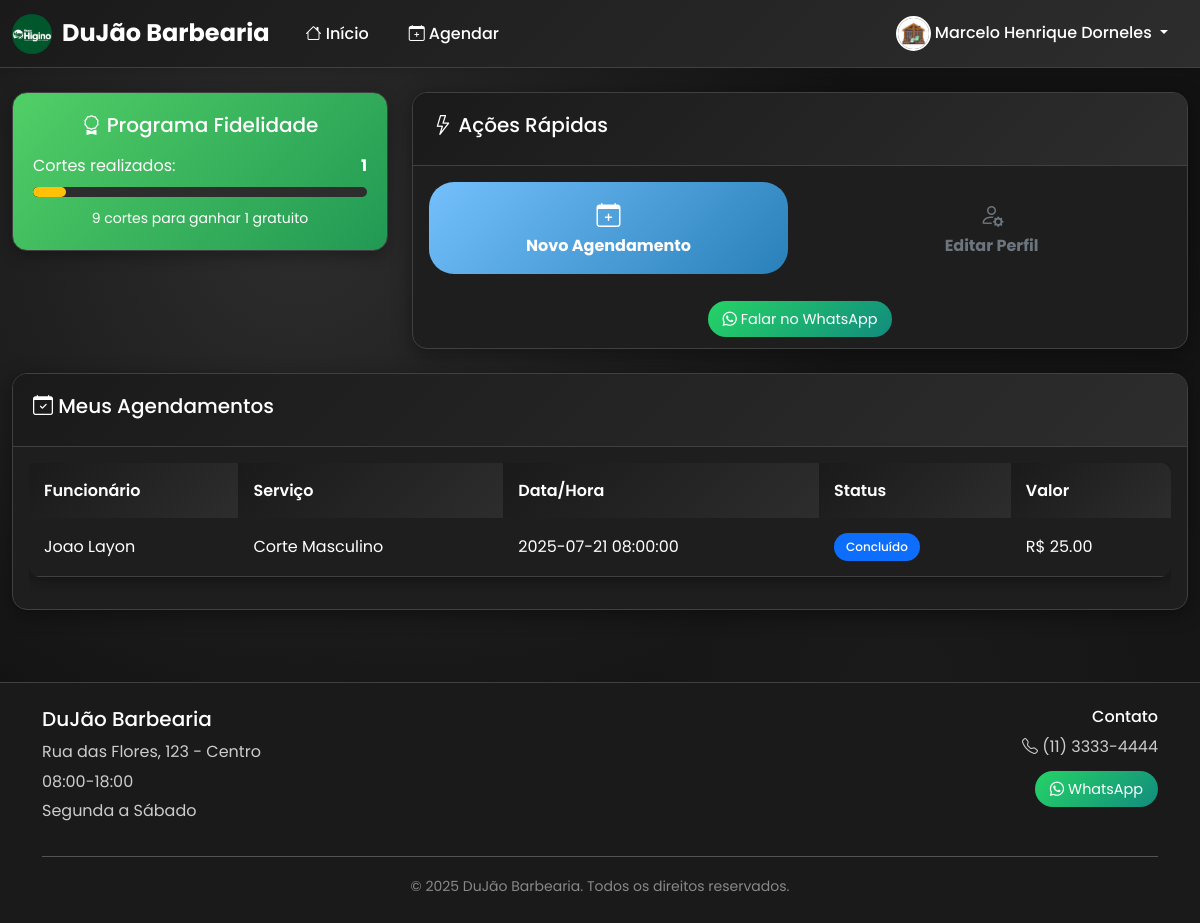
Screenshot of /dashboard_cliente (signed in) with the database file from the repository.
### tables this page shows
CREATE TABLE configuracoes (
                id INTEGER PRIMARY KEY AUTOINCREMENT,
                nome_barbearia TEXT DEFAULT 'Barbearia Premium',
                logo_url TEXT DEFAULT '/static/uploads/logo-barbearia.jpg',
                telefone_contato TEXT,
                whatsapp_contato TEXT,
                endereco TEXT,
                horario_funcionamento TEXT DEFAULT '08:00-18:00',
                dias_funcionamento TEXT DEFAULT 'Segunda a Sábado',
                descricao TEXT DEFAULT 'A melhor barbearia da cidade',
                instagram TEXT,
                facebook TEXT
            );

CREATE TABLE fidelidade (
                id INTEGER PRIMARY KEY AUTOINCREMENT,
                cliente_id INTEGER NOT NULL,
                cortes_realizados INTEGER DEFAULT 0,
                cortes_gratuitos_disponiveis INTEGER DEFAULT 0,
                data_ultima_atualizacao TIMESTAMP DEFAULT CURRENT_TIMESTAMP,
                FOREIGN KEY (cliente_id) REFERENCES usuarios (id),
                UNIQUE(cliente_id)
            );

CREATE TABLE agendamentos (
                id INTEGER PRIMARY KEY AUTOINCREMENT,
                cliente_id INTEGER NOT NULL,
                funcionario_id INTEGER NOT NULL,
                servico_id INTEGER NOT NULL,
                data_hora TIMESTAMP NOT NULL,
                status TEXT DEFAULT 'pendente',
                valor DECIMAL(10,2),
                observacoes TEXT,
                data_criacao TIMESTAMP DEFAULT CURRENT_TIMESTAMP,
                FOREIGN KEY (cliente_id) REFERENCES usuarios (id),
                FOREIGN KEY (funcionario_id) REFERENCES funcionarios (id),
                FOREIGN KEY (servico_id) REFERENCES servicos (id)
            );

CREATE TABLE usuarios (
                id INTEGER PRIMARY KEY AUTOINCREMENT,
                nome TEXT NOT NULL,
                email TEXT UNIQUE NOT NULL,
                senha TEXT NOT NULL,
                telefone TEXT,
                whatsapp TEXT,
                foto_perfil TEXT DEFAULT '/static/uploads/default-user.jpg',
                tipo TEXT NOT NULL DEFAULT 'cliente',
                data_criacao TIMESTAMP DEFAULT CURRENT_TIMESTAMP
            );

CREATE TABLE servicos (
                id INTEGER PRIMARY KEY AUTOINCREMENT,
                nome TEXT NOT NULL,
                preco DECIMAL(10,2) NOT NULL,
                duracao INTEGER NOT NULL,
                ativo BOOLEAN DEFAULT 1
            );

### app.py (the view)
@app.route('/dashboard_cliente')
def dashboard_cliente():
    if 'usuario_id' not in session or session['tipo_usuario'] != 'cliente':
        return redirect(url_for('login'))
    agendamentos = models.listar_agendamentos_cliente(session['usuario_id'])
    fidelidade = models.obter_fidelidade_cliente(session['usuario_id'])
    return render_template('dashboard_cliente.html',
                         agendamentos=agendamentos,
                         fidelidade=fidelidade)

### templates/dashboard_cliente.html (shortened to what this page needs)
{% extends "base.html" %}
{% block conteudo %}
<div class="row">
    <div class="col-md-4 mb-4">
        <div class="fidelidade-card">
            <h5><i class="bi bi-award"></i> Programa Fidelidade</h5>
            {% if fidelidade %}
                <div class="mt-3">
                    <div class="d-flex justify-content-between mb-2">
                        <span>Cortes realizados:</span>
                        <strong>{{ fidelidade[2] }}</strong>
                    </div>
                    <div class="progress mb-2">
                        <div class="progress-bar bg-warning" style="width: {{ (fidelidade[2] % 10) * 10 }}%"></div>
                    </div>
                    <small>{{ 10 - (fidelidade[2] % 10) }} cortes para ganhar 1 gratuito</small>
                </div>
            {% else %}
                <p>Faça seu primeiro corte para começar!</p>
            {% endif %}
        </div>
    </div>
    <div class="col-md-8 mb-4">
        <div class="card">
            <div class="card-header">
                <h5><i class="bi bi-lightning"></i> Ações Rápidas</h5>
            </div>
            <div class="card-body">
                <div class="row">
                    <div class="col-md-6 mb-3">
                        <a href="{{ url_for('agendamento') }}" class="btn btn-primary w-100 py-3">
                            <i class="bi bi-calendar-plus fs-4 d-block"></i>
                            <strong>Novo Agendamento</strong>
                        </a>
                    </div>
                    <div class="col-md-6 mb-3">
                        <a href="{{ url_for('perfil') }}" class="btn btn-outline-secondary w-100 py-3">
                            <i class="bi bi-person-gear fs-4 d-block"></i>
                            <strong>Editar Perfil</strong>
                        </a>
                    </div>
                </div>
                {% if configuracoes_barbearia and configuracoes_barbearia.whatsapp_contato %}
                <div class="text-center mt-3">
                    <a href="https://wa.me/55{{ configuracoes_barbearia.whatsapp_contato }}" class="whatsapp-btn" target="_blank">
                        <i class="bi bi-whatsapp"></i> Falar no WhatsApp
                    </a>
                </div>
                {% endif %}
            </div>
        </div>
    </div>
</div>
<div class="row">
    <div class="col-12">
        <div class="card">
            <div class="card-header">
                <h5><i class="bi bi-calendar-check"></i> Meus Agendamentos</h5>
            </div>
            <div class="card-body">
                {% if agendamentos %}
                    <div class="table-responsive">
                        <table class="table table-hover">
                            <thead>
                                <tr>
                                    <th>Funcionário</th>
                                    <th>Serviço</th>
                                    <th>Data/Hora</th>
                                    <th>Status</th>
                                    <th>Valor</th>
                                </tr>
                            </thead>
                            <tbody>
                                {% for agendamento in agendamentos %}
                                <tr>
                                    <td>{{ agendamento[1] }}</td>
                                    <td>{{ agendamento[2] }}</td>
                                    <td>{{ agendamento[3] }}</td>
                                    <td>
                                        {% if agendamento[4] == 'pendente' %}
                                            <span class="badge bg-warning">Pendente</span>
                                        {% elif agendamento[4] == 'aguardando_confirmacao' %}
                                            <span class="badge bg-info">Aguardando Confirmação</span>
                                        {% elif agendamento[4] == 'confirmado' %}
                                            <span class="badge bg-success">Confirmado</span>
                                        {% elif agendamento[4] == 'concluido' %}
                                            <span class="badge bg-primary">Concluído</span>
                                        {% elif agendamento[4] == 'cancelado' %}
                                            <span class="badge bg-danger">Cancelado</span>
                                        {% endif %}
                                    </td>
                                    <td>
                                        {% if agendamento[5] == 0 %}
                                            <span class="text-success fw-bold">GRATUITO</span>
                                        {% else %}
                                            R$ {{ "%.2f"|format(agendamento[5]) }}
                                        {% endif %}
                                    </td>
                                </tr>
                                {% endfor %}
                            </tbody>
                        </table>
                    </div>
                {% endif %}
            </div>
        </div>
    </div>
</div>
{% endblock %}

### templates/base.html (shortened to what this page needs)
<!DOCTYPE html>
<html lang="pt-BR">
<head>
    <link href="https://cdn.jsdelivr.net/npm/bootstrap@5.3.0/dist/css/bootstrap.min.css" rel="stylesheet">
    <link href="https://cdn.jsdelivr.net/npm/bootstrap-icons@1.10.0/font/bootstrap-icons.css" rel="stylesheet">
</head>
<body>
    <nav class="navbar navbar-expand-lg navbar-dark">
        <div class="container-fluid">
            <a class="navbar-brand logo-container" href="{% if session.tipo_usuario == 'admin' %}{{ url_for('dashboard_admin') }}{% elif session.tipo_usuario == 'funcionario' %}{{ url_for('dashboard_funcionario') }}{% else %}{{ url_for('dashboard_cliente') }}{% endif %}">
                <img src="{{ configuracoes_barbearia.logo_url if configuracoes_barbearia and configuracoes_barbearia.logo_url else 'https://images.pexels.com/photos/1319460/pexels-photo-1319460.jpeg?auto=compress&cs=tinysrgb&w=100&h=100&fit=crop' }}" alt="Logo" class="logo-img">
                <span>{{ configuracoes_barbearia.nome_barbearia if configuracoes_barbearia else 'Barbearia Premium' }}</span>
            </a>
            <div class="collapse navbar-collapse" id="navbarNav">
                <ul class="navbar-nav me-auto">
                    {% if session.usuario_id %}
                        {% if session.tipo_usuario == 'admin' %}
                            <li class="nav-item">
                                <a class="nav-link" href="{{ url_for('dashboard_admin') }}">
                                    <i class="bi bi-speedometer2"></i> Dashboard
                                </a>
                            </li>
                            <li class="nav-item">
                                <a class="nav-link" href="{{ url_for('gerenciar_funcionarios') }}">
                                    <i class="bi bi-people"></i> Funcionários
                                </a>
                            </li>
                            <li class="nav-item">
                                <a class="nav-link" href="{{ url_for('listar_clientes') }}">
                                    <i class="bi bi-person-lines-fill"></i> Clientes
                                </a>
                            </li>
                            <li class="nav-item">
                                <a class="nav-link" href="{{ url_for('configuracoes_barbearia') }}">
                                    <i class="bi bi-gear"></i> Configurações
                                </a>
                            </li>
                        {% elif session.tipo_usuario == 'funcionario' %}
                            <li class="nav-item">
                                <a class="nav-link" href="{{ url_for('dashboard_funcionario') }}">
                                    <i class="bi bi-calendar-check"></i> Meus Agendamentos
                                </a>
                            </li>
                        {% else %}
                            <li class="nav-item">
                                <a class="nav-link" href="{{ url_for('dashboard_cliente') }}">
                                    <i class="bi bi-house"></i> Início
                                </a>
                            </li>
                            <li class="nav-item">
                                <a class="nav-link" href="{{ url_for('agendamento') }}">
                                    <i class="bi bi-calendar-plus"></i> Agendar
                                </a>
                            </li>
                        {% endif %}
                    {% endif %}
                </ul>
                <ul class="navbar-nav">
                    {% if session.usuario_id %}
                        <li class="nav-item dropdown">
                            <a class="nav-link dropdown-toggle" href="#" role="button" data-bs-toggle="dropdown">
                                <img src="{{ session.foto_perfil if session.foto_perfil else (configuracoes_barbearia.logo_url if session.tipo_usuario == 'admin' and configuracoes_barbearia else '/static/uploads/default-user.jpg') }}" alt="Perfil" class="perfil-img">
                                {{ session.nome_usuario }}
                            </a>
                        </li>
                    {% endif %}
                </ul>
            </div>
        </div>
    </nav>
    <div class="container-fluid py-4">
        {% block conteudo %}{% endblock %}
    </div>
    <footer class="py-4 mt-5" style="background-color: var(--cor-primaria); border-top: 1px solid var(--cor-border);">
        <div class="container">
            <div class="row">
                <div class="col-md-6">
                    <h5 style="color: white;">{{ configuracoes_barbearia.nome_barbearia if configuracoes_barbearia else 'Barbearia Premium' }}</h5>
                    <p class="mb-1" style="color: #ccc;">{{ configuracoes_barbearia.endereco if configuracoes_barbearia else 'Endereço não informado' }}</p>
                    <p class="mb-1" style="color: #ccc;">{{ configuracoes_barbearia.horario_funcionamento if configuracoes_barbearia else 'Horário não informado' }}</p>
                    <p style="color: #ccc;">{{ configuracoes_barbearia.dias_funcionamento if configuracoes_barbearia else 'Dias não informados' }}</p>
                </div>
                <div class="col-md-6 text-md-end">
                    <h6 style="color: white;">Contato</h6>
                    {% if configuracoes_barbearia and configuracoes_barbearia.telefone_contato %}
                        <p style="color: #ccc;"><i class="bi bi-telephone"></i> {{ configuracoes_barbearia.telefone_contato }}</p>
                    {% endif %}
                    {% if configuracoes_barbearia and configuracoes_barbearia.whatsapp_contato %}
                        <a href="https://wa.me/55{{ configuracoes_barbearia.whatsapp_contato }}" class="whatsapp-btn" target="_blank">
                            <i class="bi bi-whatsapp"></i> WhatsApp
                        </a>
                    {% endif %}
                </div>
            </div>
            <hr>
            <div class="text-center">
                <small style="color: #888;">&copy; 2025 {{ configuracoes_barbearia.nome_barbearia if configuracoes_barbearia else 'Barbearia Premium' }}. Todos os direitos reservados.</small>
            </div>
        </div>
    </footer>
</body>
</html>

### rows the page displays
configuracoes: logo_url (picture), nome_barbearia "DuJão Barbearia", endereco "Rua das Flores, 123 - Centro", horario_funcionamento "08:00-18:00", dias_funcionamento "Segunda a Sábado", telefone_contato "(11) 3333-4444"
fidelidade: cortes_realizados "1", 10-(fidelidade[2]%10) "9"
agendamentos: nome "Joao Layon", nome "Corte Masculino", data_hora "2025-07-21 08:00:00", status "Concluído", valor "25.00"

### other values shown
{{ session.nome_usuario }} "Marcelo Henrique Dorneles"
